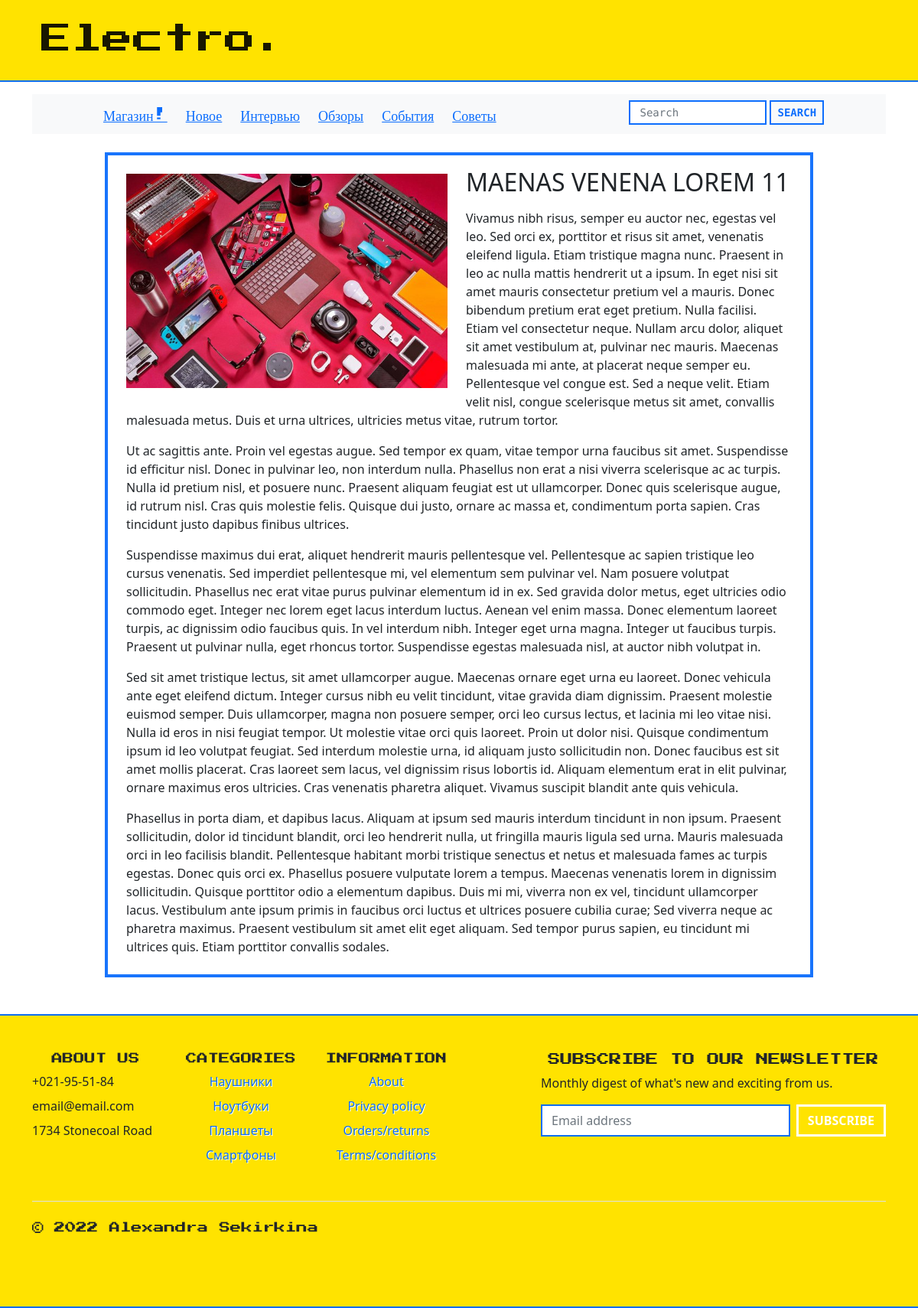
Screenshot of /blog/post/maecenas-venenatis-lorem-11/ with the database file from the repository.
### store/models.py (models this page shows, shortened)
class StoreInfo(models.Model):
    logo = models.ImageField(max_length=250)
    name = models.CharField(max_length=150)
    address = models.CharField(max_length=150)
    phone = models.CharField(max_length=150)
    short_description = models.CharField(max_length=250)
    email = models.EmailField(max_length=150)
    about_us = models.TextField(max_length=2500)
    privacy_policy = models.TextField(max_length=2500)
    orders_and_returns = models.TextField(max_length=2500)
    terms_and_conditions = models.TextField(max_length=2500)
    class Meta:
        verbose_name = 'Информация о магазине'
        verbose_name_plural = 'Информация о магазине'

class Category(models.Model):
    name = models.CharField(max_length=100, db_index=True, verbose_name='Категория')
    slug = models.SlugField(db_index=True, unique=True)
    class Meta:
        verbose_name = 'Категория(ю)'
        verbose_name_plural = 'Категории'
    def get_absolute_url(self):
        return reverse('store:bycategory', kwargs={'slug': self.slug})

### blog/models.py (models this page shows, shortened)
class Category(Model):
    title = CharField(max_length=100, verbose_name='Название')
    slug = SlugField(max_length=100, verbose_name='Url', db_index=True, unique=True)
    class Meta:
        ordering = ['title']
        verbose_name = 'Категория(ю)'
        verbose_name_plural = 'Категории'
    def get_absolute_url(self):
        return reverse('blog:bycategory', kwargs={'slug': self.slug})

class Post(Model):
    title = CharField(max_length=32, verbose_name='Заголовок')
    content = TextField(verbose_name='Контент', blank=True)
    short_description = CharField(max_length=126, verbose_name='Описание')
    main_photo = ImageField(upload_to=get_post_image_path, verbose_name='Обложка')
    created_at = DateTimeField(auto_now_add=True, verbose_name='Дата создания')
    is_published = BooleanField(default=True)
    views = PositiveIntegerField(default=0, verbose_name='Просмотры')
    category = ForeignKey(Category, on_delete=SET_NULL, verbose_name='Категория', related_name='posts', null=True)
    slug = SlugField(max_length=100, verbose_name='Url', db_index=True, unique=True)
    class Meta:
        ordering = ['-created_at']
        verbose_name = 'Пост'
        verbose_name_plural = 'Посты'

### blog/views.py (the view)
# urls.py: path('post/<slug:slug>/', PostDetail.as_view(), name='post'),
class PostDetail(DetailView):
    model = Post
    template_name = 'blog/post_detail.html'
    context_object_name = 'post'

### blog/templatetags/blog_tags.py (called while the page is built)
@register.simple_tag()
def get_categories():
    return Category.objects.filter().annotate(cnt=Count('posts', filter=F('posts__is_published'))).filter(cnt__gt=0)

### store/templatetags/store_tags.py (called while the page is built)
@register.simple_tag()
def get_categories():
    return Category.objects.filter().annotate(cnt=Count('products', filter=F('products__is_available'))).filter(
        cnt__gt=0)

@register.simple_tag()
def get_store_info():
    return StoreInfo.objects.get(pk=1)

### blog/templates/blog/post_detail.html (shortened to what this page needs)
{% extends 'base.html' %}
{% load static %}
{% block navigation %}
{% include 'blog/inc/_navigation.html' %}
{% endblock %}
{% block content %}
<div class="container">
    <div class="row">
        <div class="col-md-1">
        </div>
        <div class="col-md-10">
            <div class="card"
                 style="border: 4px solid #1874fc; border-radius: 0;">
                <div class="card-body p-0">
                    <div class="media">
                        <img class="d-flex mx-4 my-2 float-start" width="420" src="{{ post.main_photo.url }}" alt="">
                        <div class="media-body">
                            <h2 class="my-3"> {{ post.title | upper }}</h2>
                            <div  class="mx-4 mb-4">
                                <p> {{ post.content |linebreaks }}</p>
                            </div>
                        </div>
                    </div>
                </div>
            </div>
        </div>
    </div>
</div>
{% endblock %}

### templates/inc/_header.html (shortened to what this page needs)
{% load store_tags %}
{% get_store_info as store %}
<div style="background-color: #ffe300">
    <div class="container">
        <nav class="navbar pb-0 pt-2">
            <div class="container-fluid">
                <nav class="navbar navbar-expand-lg pb-0">
                    <a class="navbar-brand pb-0" style="font-family: 'Press Start 2P', cursive;
                    font-size: 40px;">
                        {{ store.name }}
                    </a>
                </nav>
            </div>
        </nav>
        <br>
    </div>
</div>
<div style="border-top: 2px solid #0d6efd">
</div>

### blog/templates/blog/inc/_navigation.html
{% load blog_tags %}
<div class="container my-6" style="font-family: 'Press Start 2P', cursive; font-size: 18px;">
    <nav class="navbar navbar-expand-lg navbar-light bg-light py-6">
        <div class="row mx-auto">
            {% if request.path == '/store/' %}
            <a class="col" href="{% url 'home' %}"> Магазин! </a>
            {% else %}
            <a class="col" href="{% url 'home' %}"> Магазин! </a>
            {% endif %}
            {% if request.path == '/blog/' %}
            <a class="col" href="{% url 'blog:all_posts' %}">Новое</a>
            {% else %}
            <a class="col" href="{% url 'blog:all_posts' %}">Новое</a>
            {% endif %}
            {% get_categories as categories %}
            {% for cat in categories %}
            {% if request.path == cat.get_absolute_url %}
            <a class="col" href="{{ cat.get_absolute_url }}">{{ cat.title }}</a>
            {% else %}
            <a class="col" href="{{ cat.get_absolute_url }}">{{ cat.title }}</a>
            {% endif %}
            {% endfor %}
        </div>
        <form class="d-flex mb-1 mx-auto" action="{% url 'blog:search' %}" method="get">
            <input class="form-control me-1" type="text" name="search"
                   style="border-radius: 0px; border: 2px solid #0d6efd;
                          width: 180px; height: 32px; font-family: 'Source Code Pro', monospace;
                          font-size: 14px;" placeholder="Search">
            <input class="btn btn-outline-primary py-0 px-2"
                   style="border: 2px solid; border-radius: 0.3px; font-size: 15px;
                       text-transform: uppercase; font-family: 'Source Code Pro', monospace;
                       font-weight: 700; font-size: 14px;
                       vertical-align: bottom; height: 32px; weight: 60px;"
                   type="submit" value="search">
        </form>
    </nav>
</div>
<br>

### templates/inc/_footer.html (shortened to what this page needs)
{% load store_tags %}
{% get_store_info as store %}
{% get_categories as categories %}
<br>
<br>
<div style="border-top: 2px solid #0d6efd; border-bottom: 2px solid #0d6efd; display: block; background-color: #ffe300">
    <br>
    <div class="container" style="">
        <footer class="py-4">
            <div class="row">
                <div class="col-6 col-md-2 mb-3">
                    <h5 style="text-align: center; text-transform: uppercase; font-family: 'Press Start 2P', cursive; font-size: .9em;">
                        ABOUT US </h5>
                    <ul class="nav flex-column">
                        <li class="nav-item mb-2"> {{ store.phone }}</li>
                        <li class="nav-item mb-2"> {{ store.email }}</li>
                        <li class="nav-item mb-2"> {{ store.address }}</li>
                    </ul>
                </div>
                <div class="col-6 col-md-2 mb-3">
                    <h5 style="text-align: center; text-transform: uppercase; font-family: 'Press Start 2P', cursive; font-size: .9em;">
                        CATEGORIES</h5>
                    <ul class="nav flex-column">
                        {% for cat in categories %}
                        <li class="nav-item mb-2 mx-auto" style="text-shadow: 1px 1px #fff;"><a href="{{ cat.get_absolute_url }}" class="nav-link p-0">
                            {{ cat.name }}</a></li>
                        {% endfor %}
                    </ul>
                </div>
                <div class="col-6 col-md-2 mb-3">
                    <h5 style="text-align: center; text-transform: uppercase; font-family: 'Press Start 2P', cursive; font-size: .9em;">
                        INFORMATION</h5>
                    <ul class="nav flex-column">
                        <li class="nav-item mb-2 mx-auto" style="text-shadow: 1px 1px #fff;">
                            <a href="{% url 'store:about' %}" class="nav-link p-0">
                            About</a>
                        </li>
                        <li class="nav-item mb-2 mx-auto" style="text-shadow: 1px 1px #fff;">
                            <a href="{% url 'store:ppol' %}" class="nav-link p-0">
                            Privacy policy</a></li>
                        <li class="nav-item mb-2 mx-auto" style="text-shadow: 1px 1px #fff;">
                            <a href="{% url 'store:ord_ret' %}" class="nav-link p-0">
                            Orders/returns</a>
                        </li>
                        <li class="nav-item mb-2 mx-auto" style="text-shadow: 1px 1px #fff;">
                            <a href="{% url 'store:terms' %}" class="nav-link p-0">
                            Terms/conditions</a>
                        </li>
                    </ul>
                </div>
                <div class="col-md-5 offset-md-1 mb-3">
                    <form>
                        <h5 style="text-align: center; text-transform: uppercase; font-family: 'Press Start 2P', cursive; font-size: 1em;">
                            Subscribe to our newsletter</h5>
                        <p>Monthly digest of what's new and exciting from us.</p>
                        <div class="d-flex flex-column flex-sm-row w-100 gap-2">
                            <input id="newsletter1" type="text" class="form-control" placeholder="Email address"
                            style="border-radius: 0px; border: 2px solid #0d6efd;">
                            <button class="btn btn-outline-primary"
                                    style="border: 3px solid #fff; border-radius: 0.3px; font-weight: 700; text-transform: uppercase; vertical-align: bottom; color: #fff;"
                                    type="button"> Subscribe
                            </button>
                        </div>
                    </form>
                </div>
            </div>
            <div class="d-flex flex-column flex-sm-row justify-content-between py-4 my-4 border-top">
                <p style="font-family: 'Press Start 2P', cursive; font-size: .9em;">&copy; 2022 Alexandra Sekirkina</p>
                <ul class="list-unstyled d-flex">
                    <li class="ms-3"><a class="link-dark" href="#">
                        <svg class="bi" width="24" height="24">
                            <use xlink:href="#twitter"/>
                        </svg>
                    </a></li>
                    <li class="ms-3"><a class="link-dark" href="#">
                        <svg class="bi" width="24" height="24">
                            <use xlink:href="#instagram"/>
                        </svg>
                    </a></li>
                    <li class="ms-3"><a class="link-dark" href="#">
                        <svg class="bi" width="24" height="24">
                            <use xlink:href="#facebook"/>
                        </svg>
                    </a></li>
                </ul>
            </div>
        </footer>
    </div>
</div>

### rows the page displays
StoreInfo: name "Electro.", phone "+021-95-51-84", email "email@email.com", address "1734 Stonecoal Road"
Category: title "Интервью"
Category: title "Обзоры"
Category: title "События"
Category: title "Советы"
Post: main_photo (picture), title "MAENAS VENENA LOREM 11", content "Vivamus nibh risus, semper eu auctor nec, egestas vel leo. Sed orci ex, porttitor et risus sit amet, venenatis eleifend ligula. Etiam tristique magna nunc. Praesent in leo ac nulla mattis hendrerit ut a ipsum. In eget nisi sit amet mauris consectetur pretium vel a mauris. Donec bibendum pretium erat eget pretium. Nulla facilisi. Etiam vel consectetur neque. Nullam arcu dolor, aliquet sit amet vestibulum at, pulvinar nec mauris. Maecenas malesuada mi ante, at placerat neque semper eu. Pellentesque vel congue est. Sed a neque velit. Etiam velit nisl, congue scelerisque metus sit amet, convallis malesuada metus. Duis et urna ultrices, ultricies metus vitae, rutrum tortor. Ut ac sagittis ante.…"
Category: name "Наушники"
Category: name "Ноутбуки"
Category: name "Планшеты"
Category: name "Смартфоны"
